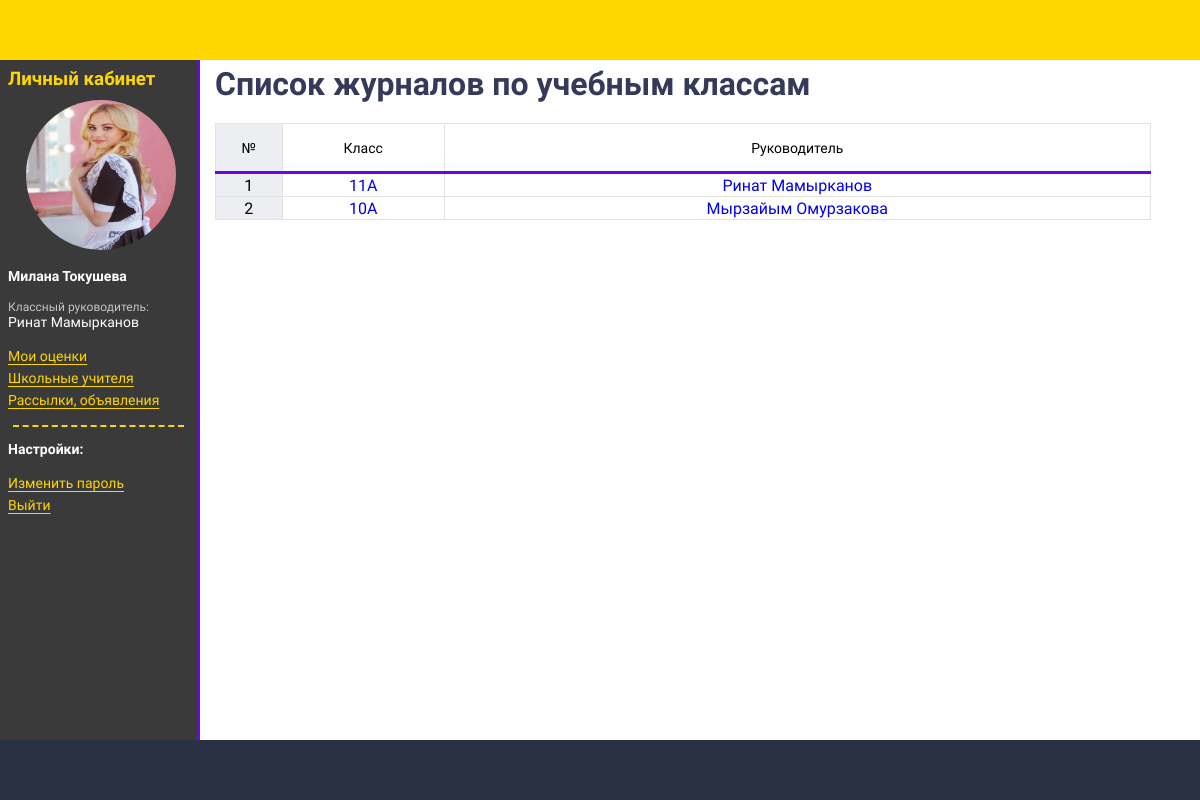
/journal/groups/ (signed in), run on the app's committed database.
### people/models.py (models this page shows, shortened)
class User(AbstractUser):
    face_id = models.IntegerField(primary_key=True)
    middle_name = models.CharField('Отчество', max_length=130)
    sex = models.CharField('Пол', choices=GENDER_CHOICES, max_length=1)
    birth_date = models.DateField('Дата рождения', blank=True, null=True)
    photo = models.ImageField(upload_to='people/', default='static/img/default-user.png', blank=True)
    description = models.TextField('Характеристика')
    user_status = models.CharField('Статус пользователя', choices=USER_STATUS_CHOICES, max_length=15)
    updated = models.DateField('Дата обновления', auto_now=True)
    USERNAME_FIELD = 'username'
    REQUIRED_FIELDS = ['email']
    objects = UserManager()
    class Meta:
        verbose_name = 'Пользователь'
        verbose_name_plural = 'Пользователи'

class Teacher(models.Model):
    position = models.CharField('Должность', max_length=99)
    group_manager = models.ForeignKey('journal.GroupStudent', related_name='teacher', verbose_name='Руководит классом',
                                      on_delete=models.SET_NULL, null=True, blank=True)
    lessons = models.ManyToManyField('journal.Lesson', related_name='teachers', verbose_name='Ведет предметы')
    user = models.OneToOneField(settings.AUTH_USER_MODEL, related_name='teacher', on_delete=models.CASCADE)
    def get_absolute_url(self):
        return reverse_lazy('teacher_detail', kwargs={'pk': self.user_id})
    class Meta:
        verbose_name = 'Учитель'
        verbose_name_plural = 'Учителя'

### journal/models.py (models this page shows, shortened)
class GroupStudent(models.Model):
    grade = models.OneToOneField(Grade, related_name='group', on_delete=models.CASCADE,
                                 verbose_name='Наименование класса')
    create_group = models.DateField('Дата создания группы учеников')
    updated = models.DateField('Дата обновления', auto_now=True)
    created = models.DateField('Дата создания', auto_now_add=True)
    def get_absolute_url(self):
        return reverse_lazy('group_student_detail', kwargs={'pk': self.pk})
    class Meta:
        verbose_name = 'Група учеников'
        verbose_name_plural = 'Группы учеников'

class Grade(models.Model):
    number = models.SmallIntegerField('Цифра')
    symbol = models.CharField('Символ', max_length=1)
    lessons = models.ManyToManyField(Lesson, related_name='grade', verbose_name='Уроки класса')
    def __str__(self):
        return f'{self.number}{self.symbol}'
    class Meta:
        verbose_name = 'класс'
        verbose_name_plural = 'Справочник классов'

### journal/views.py (the view)
# urls.py: path('groups/', GroupStudentListView.as_view(), name='group_student_list'),
class GroupStudentListView(LoginRequiredMixin, TeacherPermissionsMixin, ListView):
    template_name = 'journal/group_list.html'
    context_object_name = 'users_teachers'
    def get_queryset(self):
        queryset = User.objects.select_related('teacher__group_manager__grade').filter(user_status=TEACHER)
        return queryset

### django_journal/permissions.py (called while the page is built)
    def dispatch(self, request, *args, **kwargs):
        if not self.has_permissions():
            raise PermissionDenied()
        return super().dispatch(request, *args, **kwargs)

    def has_permissions(self):
        return self.request.user.is_superuser or self.request.user.user_status == TEACHER

### journal/templatetags/sidebar.py (called while the page is built)
@register.inclusion_tag('people/tpl/student_sidebar_tpl.html', name='student_sidebar')
def student_sidebar(user):
    group_student = User.objects.select_related('student__group').get(pk=user.face_id)
    user_group_manager = User.objects.select_related('teacher')\
        .get(teacher__group_manager=group_student.student.group_id)
    return {'user': user, 'user_group_manager': user_group_manager}

### journal/templates/journal/group_list.html (shortened to what this page needs)
{% extends "base.html" %}
{% block content %}
    <h1>Список журналов по учебным классам</h1>
    <table class="table-journal">
        <thead>
            <tr>
                <th>№</th>
                <th>Класс</th>
                <th>Руководитель</th>
            </tr>
        </thead>
        <tbody>
            {% for user in users_teachers %}
                <tr>
                    <td>{{ forloop.counter }}</td>
                    <td>
                        <a href="{{ user.teacher.group_manager.get_absolute_url }}">
                            {{ user.teacher.group_manager.grade }}
                        </a>
                    </td>
                    <td><a href="{{ user.teacher.get_absolute_url }}">{{ user.get_full_name }}</a></td>
                </tr>
            {% endfor %}
        </tbody>
    </table>
{% endblock %}

### people/templates/people/tpl/student_sidebar_tpl.html
{% block sidebar %}
    <h3>Личный кабинет</h3>
    <img class="user-avatar" src="{{ user.photo.url }}" alt="{{ user.get_full_name }}">
    <p><b>{{ user.get_full_name }}</b></p>
    <p><span class="small">Классный руководитель:</span> <br>{{ user_group_manager.get_full_name }}</p>
    <ul>
        <li><a href="{% url 'student_lk' %}">Мои оценки</a></li>
        <li><a href="{% url 'teacher_list' %}">Школьные учителя</a></li>
        <li><a href="{% url 'mailing_list' %}">Рассылки, объявления</a></li>
    </ul>
    <hr>
    <p><b>Настройки:</b></p>
    <ul>
        <li><a href="{% url 'password_change' %}">Изменить пароль</a></li>
        <li><a href="{% url 'logout' %}">Выйти</a></li>
    </ul>
{% endblock %}

### journal/static/css/style.css (style rules this page uses)
body { font-family: "Roboto", sans-serif; display: grid; grid-template-areas: "header header header" "sidebar content content" "footer footer footer"; grid-template-rows: 60px 1fr 60px; grid-template-columns: 200px 1fr 15%; height: 100vh; margin: 0; }
h1, h2, h3, h4 { color: #35395A; padding: 0; margin: 5px 0 20px; }
.sidebar p { color: white; font-size: 14px; }
.sidebar a { color: gold; font-size: 14px; }
.sidebar h3 { color: gold; margin: 0; }
.sidebar hr { color: gold; width: 95%; height: 0; border: none; border-top: 2px dashed gold; }
.sidebar img { margin-top: 10px; margin-left: 10%; }
.sidebar ul { padding: 0; }
.sidebar ul li { list-style-type: none; margin-top: 3px; text-underline-offset: 3px; }
.user-avatar { border-radius: 50%; height: 150px; width: 150px; }
.table-journal { border-collapse: collapse; width: 95%; }
.table-journal a { text-decoration: none; }
.table-journal tbody tr:nth-child(odd) { background-color: #fff; }
.table-journal tbody tr:nth-child(even) { background-color: #fff; }
.table-journal thead { border-bottom: 3px solid #6705ee; font-size: 14px; }
.table-journal th { border: 1px solid #e2e3e6; height: 45px; font-weight: normal; }
.table-journal td { border: 1px solid #e2e3e6; height: 20px; text-align: center; }
.table-journal tr { border: 1px solid gray; }
.table-journal th:first-child, .table-journal td:first-child { background-color: #eceef2; }
.small { font-size: 12px; color: #c4c4c4; }

### data on the page
User: photo (picture), get_full_name "Милана Токушева"
User: get_full_name "Ринат Мамырканов", teacher.group_manager.grade "11А"
User: teacher.group_manager.grade "10А", get_full_name "Мырзайым Омурзакова"
